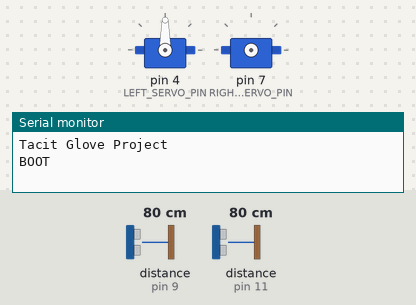
This sketch was run on a simulated Arduino Mega 2560, built with avr-gcc and run on an emulated ATmega2560. Shown: 2 × servo, the last lines printed to the serial monitor. Inputs (shaded band) come from the test bench; at power-on: distance to the obstacle (sensors on pin 9, pin 11) 80 cm. The echo pulse lasts 58.3 µs per cm.

Above: at 0.1 s.
At 0.6 s:
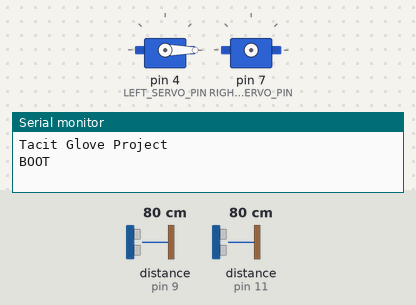
At 1.6 s:
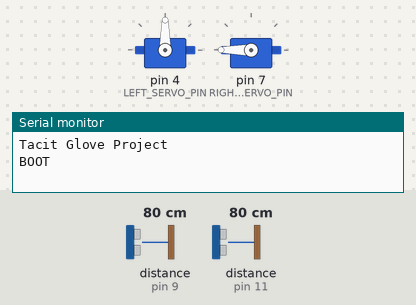
At 2.2 s:
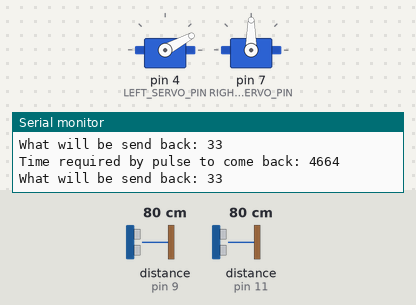
Timing chart, 0 to 3.7 s (numbered marks = the images above):
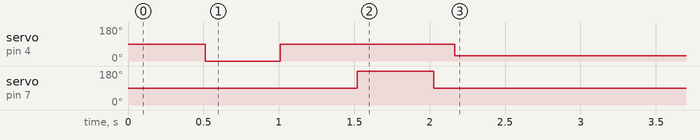

Measured:
- by itself, servo on pin 4 (LEFT_SERVO_PIN): 90° → 0° at 0.51 s, → 90° 0.50 s later, → 28° 1.2 s later
- by itself, servo on pin 7 (RIGHT_SERVO_PIN): 90° → 180° at 1.5 s, → 90° 0.51 s later

The sketch:

tacit_glove.ino
```cpp
//--------------------------------
// @file
// Sonar Glove
// Tactile feedback for the blind
// for HC-SR04 Ultrasonic Rangefinders
// adapted to work with the NewPing library which allows very fast scanning
// by Bill Seremetis
// 2012 November
//--------------------------------

#define _DEBUG_MODE 1
#define _DEBUG_SENSOR 1 //either 0 or 1

#define LEFT_SERVO_PIN 4
#define RIGHT_SERVO_PIN 7

#include <NewPing.h>
#include <Servo.h>

#define SENSOR_NUM     2 // Number or sensors.
#define MAX_DISTANCE 350 // Maximum distance (in cm) to ping. Our sensors go to 400cm.
#define PING_INTERVAL 50 // Milliseconds between sensor pings (29ms is about the min to avoid cross-sensor echo).

unsigned long pingTimer[SENSOR_NUM]; // Holds the times when the next ping should happen for each sensor.
unsigned int cm[SENSOR_NUM];         // Where the ping distances are stored.
byte currentSensor = 0;          // Keeps track of which sensor is active.

NewPing sonar[SENSOR_NUM] = {     // Sensor object array.
  NewPing(8, 9, MAX_DISTANCE), // Each sensor's trigger pin, echo pin, and max distance to ping.
  NewPing(10, 11, MAX_DISTANCE)
};

Servo ServoList[SENSOR_NUM];
const int ServoPins[SENSOR_NUM] = {LEFT_SERVO_PIN,RIGHT_SERVO_PIN};       //Servo motor pins on Arduino
const int ServoMaxAngle[SENSOR_NUM] = {90,90}; //Where to turns the servos when something is close
const int ServoMinAngle[SENSOR_NUM] = {0,180}; //Where to turns the servos when something is far
const int SensorClose = 10;                    // Closest value we detect with the PING sensor. (Soundwave travel time in milliseconds.)
const int SensorFar = 14000;                   // Furthest distance we register on the PING sensor. (Soundwave travel time in milliseconds.)
const int ReadingsPerSensor = 3;               // The number of historic readings to consider when determining position.
const int TimePerDegree = 30;                  // ms per degree rotation on the servo to prevent servo motor electrical noise from interfering with the ultrasonic sensor readings
const int MinimumTurnDistance = 3;             // Minimum number of degrees that the servo will turn. Keeps the servos from being too twitchy.

int sensorReadings[SENSOR_NUM][ReadingsPerSensor];   // Hold past readings for each sensor.
int calculatedSensorReadings[SENSOR_NUM];             // The calculated distance for each sensor.
int latestReading = 0;                               // Current position in the array for the most recent reading.
int servoLocations[SENSOR_NUM];                      // The current position of each sensor.

void setup() {
  Serial.begin(9600);
  Serial.println("Tacit Glove Project\r\nBOOT");

  pingTimer[0] = millis() + 75;           // First ping starts at 75ms, gives time for the Arduino to chill before starting.
  for (uint8_t i = 1; i < SENSOR_NUM; i++) {
    pingTimer[i] = pingTimer[i - 1] + PING_INTERVAL;  // Set the starting time for each sensor.
  }
  for (uint8_t i = 0; i < SENSOR_NUM; i++) {
    ServoList[i].attach(ServoPins[i]);  //Attach Servos
    delay(10);
    //do a full sweep at boot
    ServoList[i].write(ServoMaxAngle[i]);
    delay(500);
    ServoList[i].write(ServoMinAngle[i]);
    delay(500);
    ServoList[i].write(90);
  }
}

void loop() {
  int i, j, oldLocation;
  unsigned long delayTime;

  // Loop through each range sensor
  for (i = 0; i < SENSOR_NUM; i++){
    // Get the current sensor's range.
    sensorReadings[i][latestReading] = getDistance(i);
    // Figure out an averaged/smoothed readings based on this and past data.
    calculatedSensorReadings[i] = calculateNewDistace(i);

    // Set the servo to the correct angle.
    oldLocation = servoLocations[i];
    servoLocations[i] = map(calculatedSensorReadings[i], 0, 100, ServoMinAngle[i], ServoMaxAngle[i]);

    if (latestReading >= ReadingsPerSensor-1){                          // Don't do anything until we have enough data to trend.
      if (abs(servoLocations[i]-oldLocation) >= MinimumTurnDistance){   // Only try to turn it if we have somewhere to go.
        ServoList[i].attach(ServoPins[i]);
        delay(10);
        ServoList[i].write(servoLocations[i]);
        delayTime = (TimePerDegree * (abs(servoLocations[i]-oldLocation))+20);      // Set a delay for the next reading so motor noise doesn't interfere with senor readings.
        if (abs(delayTime)>500){ // If it can't do it in this amount of time       // It's based on how far it has to turn to keep the delay to a minimum, response  me at a maximum.
            delayTime=500;         // we'll get it next time. Keep it responsive.
        }
        delay(delayTime);
        ServoList[i].detach();
      }
      else {                                          // Otherwise if the reading hasn't changed enough write the old value to
        ServoList[i].attach(ServoPins[i]);            // the servo so that it will hold in place if it's applying pressure.
        delay(10);
        ServoList[i].write(oldLocation);
        delay(50);
        ServoList[i].detach();
        servoLocations[i]=oldLocation;
      }
    }
    delay(20); // Added to fix left sensor misbehavior reported by Rob.
  }

  latestReading++; // Increment the reading counter so we know where we're at.
  if (latestReading >= ReadingsPerSensor){  // Make sure we don't record more readings than we have space to hold.
    latestReading = ReadingsPerSensor-1;
    // Pop the oldest reading off the list.
    for (i = 0; i < SENSOR_NUM; i++){
      for (j=0; j < ReadingsPerSensor-1; j++){
        sensorReadings[i][j] = sensorReadings[i][j+1];
      }
    }
  }

}

void echoCheck() { // If ping received, set the sensor distance to array.
  if (sonar[currentSensor].check_timer())
    cm[currentSensor] = sonar[currentSensor].ping_result / US_ROUNDTRIP_CM;
}

int calculateNewDistace(int sensorNumber){
  int output = SensorFar;                      // Default value is the furthest distance.

  float weightingFactor = 0.5;                 // How fast the reading's importance tapers off in time. (1= no taper, 0 = divide by zero error.)
  float flickerFactor = 30;                    // When the change is greater than this, ignore it unless its two in a row. (It's probably noise.)

  if (latestReading >= ReadingsPerSensor-1) {  // Only do this if we have a full set of readings to sample.
    int total = 0;                             // Average them with a weighting.
    float currentWeight = 1;                   // New readings count more than older readings.
    float percentagePossible = 0;
    boolean flickered = false;
    for (int i=ReadingsPerSensor-1; i >=0; i--){   // Check for flicker (This reduces jitter with something right on the threshold.)
      flickered = false;
      if (i==ReadingsPerSensor-1){
        if ((abs(sensorReadings[sensorNumber][i])-abs(sensorReadings[sensorNumber][i-1]) > flickerFactor) &&
          (abs(sensorReadings[sensorNumber][i-1])-abs(sensorReadings[sensorNumber][i-2]) > flickerFactor)){
          flickered = true;
        }
      }
      if (flickered==false){
        total += (sensorReadings[sensorNumber][i] * currentWeight);
        percentagePossible += currentWeight;
        currentWeight *= weightingFactor;
      }
    }
    output = total / percentagePossible;
  }
  return output;
}

int getDistance(int sensorNumber){
  long duration;   // How long it takes a sonic pulse to reflect back.
  int out;         // The value we send back from the function

  duration = sonar[sensorNumber].ping();

  // Trim the data into minimums and maximums and map it to the 0-100 output range.
  duration = constrain(duration, SensorClose, SensorFar);
  out = map(duration,  SensorClose, SensorFar, 0, 100);
#if _DEBUG_MODE
  if (sensorNumber == _DEBUG_SENSOR) {  //for debug reasons we track only one sensor on the debug terminal
    Serial.print("Time required by pulse to come back: ");
    Serial.println(duration);
    Serial.print("What will be send back: ");
    Serial.println(out);
  }
#endif

  //HC-SR04 Sensors return 10 when they scan nothing. We fix this by code and return the longest possible distance
  if (duration != 10) {
    return out;
  } else {
    return map(SensorFar, SensorClose, SensorFar, 0, 100);
  }
}
```
